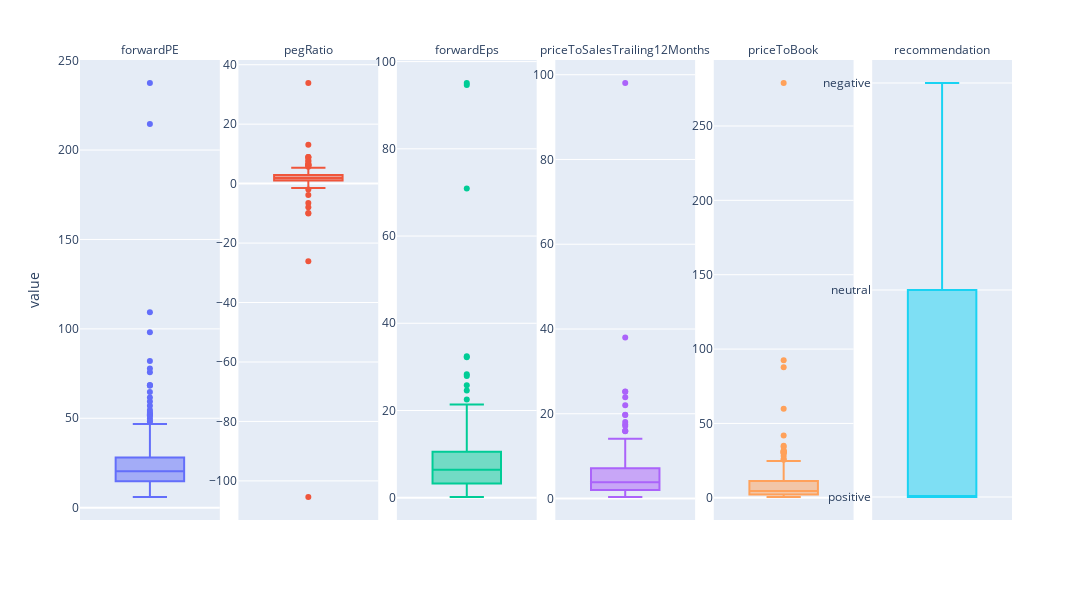

Notebook code cell kept with this figure:
### Markdown cell above
## Box plots of the chosen fundamentals

### Code cell
plot_boxes(funs)

### Figure 1 — Plotly figure (JSON) as saved in the notebook; plotly's stock layout.template omitted (floating-point values rounded to 4 significant figures; data arrays with more than 128 entries replaced by an {"elided": "..."} marker saying what was removed)
{"data": [{"alignmentgroup": "True", "hovertemplate": "<b>%{hovertext}</b><br><br>variable=forwardPE<br>value=%{y}<extra></extra>", "hovertext": {"elided": "203 str values"}, "legendgroup": "forwardPE", "marker": {"color": "#636efa"}, "name": "forwardPE", "notched": false, "offsetgroup": "forwardPE", "orientation": "v", "showlegend": true, "type": "box", "x0": " ", "xaxis": "x", "y": {"elided": "203 float values"}, "y0": " ", "yaxis": "y"}, {"alignmentgroup": "True", "hovertemplate": "<b>%{hovertext}</b><br><br>variable=pegRatio<br>value=%{y}<extra></extra>", "hovertext": {"elided": "203 str values"}, "legendgroup": "pegRatio", "marker": {"color": "#EF553B"}, "name": "pegRatio", "notched": false, "offsetgroup": "pegRatio", "orientation": "v", "showlegend": true, "type": "box", "x0": " ", "xaxis": "x2", "y": {"elided": "203 float values"}, "y0": " ", "yaxis": "y2"}, {"alignmentgroup": "True", "hovertemplate": "<b>%{hovertext}</b><br><br>variable=forwardEps<br>value=%{y}<extra></extra>", "hovertext": {"elided": "203 str values"}, "legendgroup": "forwardEps", "marker": {"color": "#00cc96"}, "name": "forwardEps", "notched": false, "offsetgroup": "forwardEps", "orientation": "v", "showlegend": true, "type": "box", "x0": " ", "xaxis": "x3", "y": {"elided": "203 float values"}, "y0": " ", "yaxis": "y3"}, {"alignmentgroup": "True", "hovertemplate": "<b>%{hovertext}</b><br><br>variable=priceToSalesTrailing12Months<br>value=%{y}<extra></extra>", "hovertext": {"elided": "203 str values"}, "legendgroup": "priceToSalesTrailing12Months", "marker": {"color": "#ab63fa"}, "name": "priceToSalesTrailing12Months", "notched": false, "offsetgroup": "priceToSalesTrailing12Months", "orientation": "v", "showlegend": true, "type": "box", "x0": " ", "xaxis": "x4", "y": {"elided": "203 float values"}, "y0": " ", "yaxis": "y4"}, {"alignmentgroup": "True", "hovertemplate": "<b>%{hovertext}</b><br><br>variable=priceToBook<br>value=%{y}<extra></extra>", "hovertext": {"elided": "203 str values"}, "legendgroup": "priceToBook", "marker": {"color": "#FFA15A"}, "name": "priceToBook", "notched": false, "offsetgroup": "priceToBook", "orientation": "v", "showlegend": true, "type": "box", "x0": " ", "xaxis": "x5", "y": {"elided": "203 float values"}, "y0": " ", "yaxis": "y5"}, {"alignmentgroup": "True", "hovertemplate": "<b>%{hovertext}</b><br><br>variable=recommendation<br>value=%{y}<extra></extra>", "hovertext": {"elided": "203 str values"}, "legendgroup": "recommendation", "marker": {"color": "#19d3f3"}, "name": "recommendation", "notched": false, "offsetgroup": "recommendation", "orientation": "v", "showlegend": true, "type": "box", "x0": " ", "xaxis": "x6", "y": {"elided": "203 str values"}, "y0": " ", "yaxis": "y6"}], "layout": {"annotations": [{"font": {}, "showarrow": false, "text": "forwardPE", "x": 0.075, "xanchor": "center", "xref": "paper", "y": 1, "yanchor": "bottom", "yref": "paper"}, {"font": {}, "showarrow": false, "text": "pegRatio", "x": 0.245, "xanchor": "center", "xref": "paper", "y": 1, "yanchor": "bottom", "yref": "paper"}, {"font": {}, "showarrow": false, "text": "forwardEps", "x": 0.415, "xanchor": "center", "xref": "paper", "y": 1, "yanchor": "bottom", "yref": "paper"}, {"font": {}, "showarrow": false, "text": "priceToSalesTrailing12Months", "x": 0.585, "xanchor": "center", "xref": "paper", "y": 1, "yanchor": "bottom", "yref": "paper"}, {"font": {}, "showarrow": false, "text": "priceToBook", "x": 0.755, "xanchor": "center", "xref": "paper", "y": 1, "yanchor": "bottom", "yref": "paper"}, {"font": {}, "showarrow": false, "text": "recommendation", "x": 0.925, "xanchor": "center", "xref": "paper", "y": 1, "yanchor": "bottom", "yref": "paper"}], "boxmode": "overlay", "height": 600, "legend": {"title": {"text": "variable"}, "tracegroupgap": 0}, "margin": {"t": 60}, "showlegend": false, "width": 1280, "xaxis": {"anchor": "y", "domain": [0, 0.15]}, "xaxis2": {"anchor": "y2", "domain": [0.17, 0.32], "matches": "x"}, "xaxis3": {"anchor": "y3", "domain": [0.34, 0.49], "matches": "x"}, "xaxis4": {"anchor": "y4", "domain": [0.51, 0.66], "matches": "x"}, "xaxis5": {"anchor": "y5", "domain": [0.68, 0.83], "matches": "x"}, "xaxis6": {"anchor": "y6", "domain": [0.85, 1], "matches": "x"}, "yaxis": {"anchor": "x", "domain": [0, 1], "showticklabels": true, "title": {"text": "value"}}, "yaxis2": {"anchor": "x2", "domain": [0, 1], "showticklabels": true}, "yaxis3": {"anchor": "x3", "domain": [0, 1], "showticklabels": true}, "yaxis4": {"anchor": "x4", "domain": [0, 1], "showticklabels": true}, "yaxis5": {"anchor": "x5", "domain": [0, 1], "showticklabels": true}, "yaxis6": {"anchor": "x6", "domain": [0, 1], "showticklabels": true}}}
